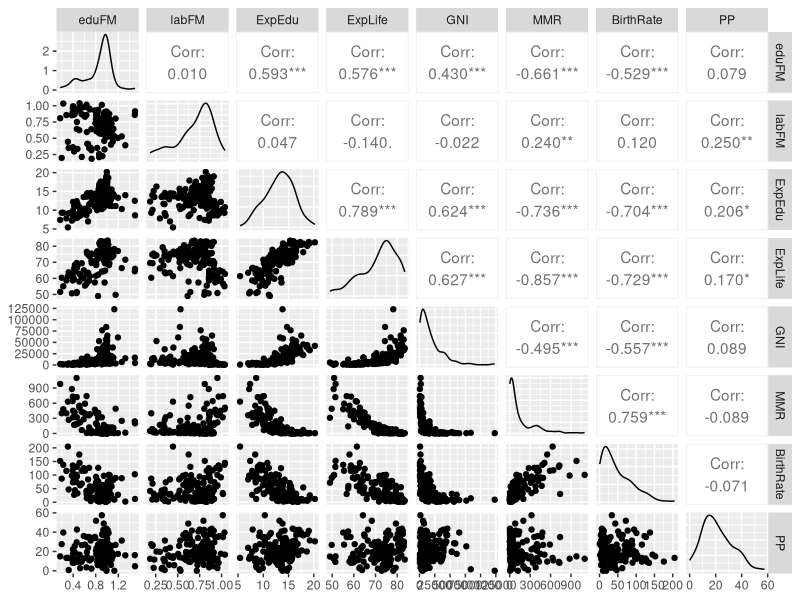
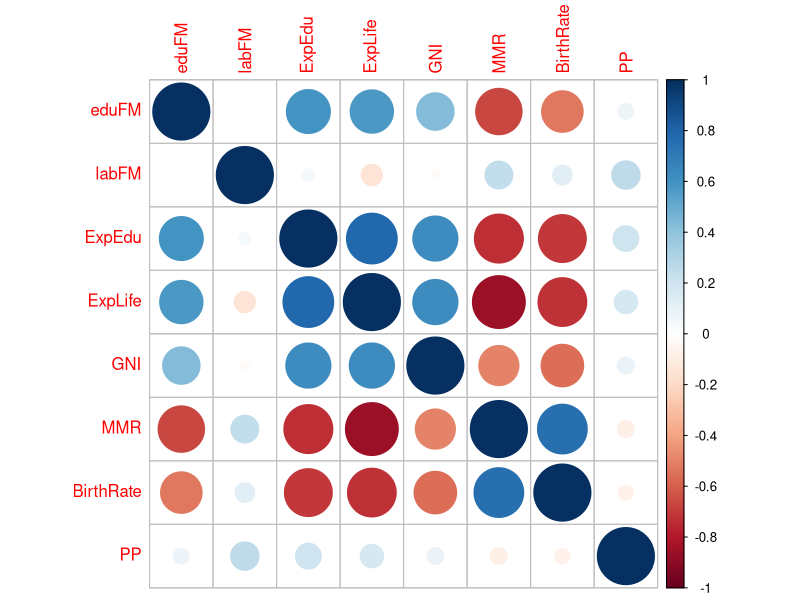
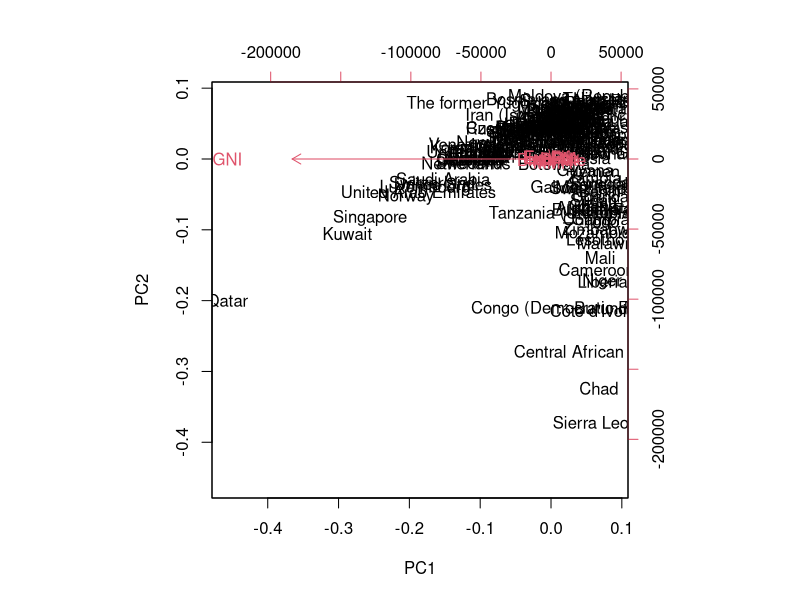
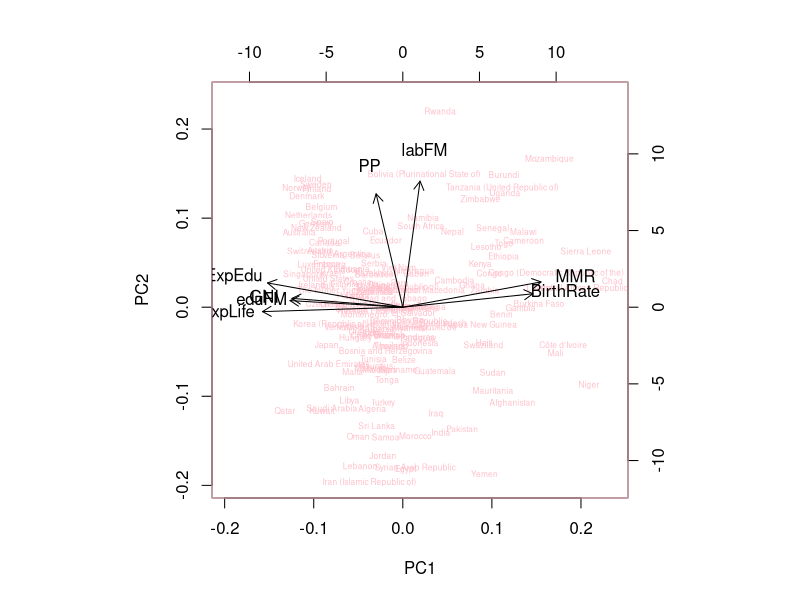
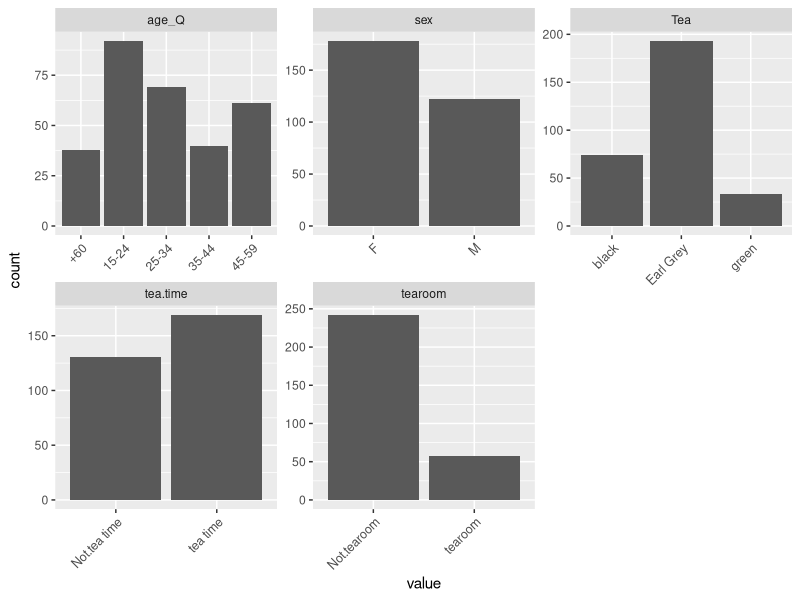
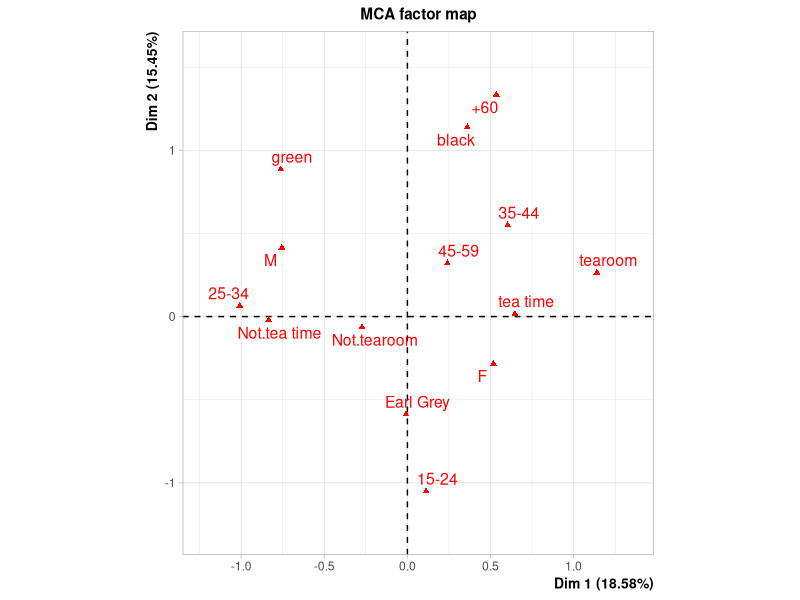

Recreate these plots in R, in order.
## ---- chunk 1
human <- read.csv('human.csv',row.names = 1)
str(human)
## ---- chunk 2
library(dplyr)
library(ggplot2)
library(GGally)
ggpairs(human)
cor(human) %>%corrplot::corrplot()
## ---- chunk 3
pca_non_sta <- prcomp(human)
summary(pca_non_sta)
biplot(pca_non_sta, choices = 1:2)
## ---- chunk 4
human <- scale(human) # standardizing
pca_sta <- prcomp(human)
summary(pca_sta)
biplot(pca_sta, choices = 1:2, cex = c(0.5, 1), col = c("pink", "black"))
## ---- chunk 5
# download "tea"
library(FactoMineR)
library(tidyr)
data(tea)
tea <- dplyr::select(tea, one_of(c("tea.time", "tearoom", "Tea","age_Q", "sex")))
tea <- filter(tea, complete.cases(tea))
gather(tea) %>% ggplot(aes(value)) +
  facet_wrap("key", scales = "free") +
  geom_bar() +
  theme(axis.text.x = element_text(angle = 45, hjust = 1, size= 9))
mca <- MCA(tea, graph = FALSE)
plot(mca, invisible = c("ind"))
